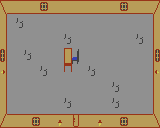

This is a level from a 2D game, rendered from its Tiled map with the project's own tilesets. A one-line summary and the map file follow, with tile-layer data summarised:
An orthogonal 20x8 tile map with 8x16 px tiles, 2 tile layers (Ground, Detail), 2 tilesets and 5 objects (Bed Legs, Bed, Fireplace, Chair, Door).

<map version="1.8" tiledversion="1.8.2" orientation="orthogonal" renderorder="right-down" width="20" height="8" tilewidth="8" tileheight="16" infinite="0" nextlayerid="4" nextobjectid="8">
 <properties>
  <property name="ID" type="int" value="5" />
 </properties>
 <tileset firstgid="1" source="IndoorTiles.tsx" />
 <tileset firstgid="129" source="IndoorDecals.tsx" />
 <layer id="1" name="Ground" width="20" height="8">
  <properties>
   <property name="Ground" type="bool" value="true" />
  </properties>
  <data>[160 cells, 160 non-empty, 21 distinct tile ids]</data>
 </layer>
 <layer id="2" name="Detail" width="20" height="8">
  <properties>
   <property name="Detail" type="bool" value="true" />
  </properties>
  <data>[160 cells, 1 non-empty, 1 distinct tile ids]</data>
 </layer>
 <objectgroup id="3" name="Objects">
  <object id="1" name="Bed Legs" gid="147" x="8" y="48" width="8" height="16" />
  <object id="2" name="Bed" gid="131" x="8" y="32" width="8" height="16" />
  <object id="3" name="Fireplace" gid="132" x="72" y="16" width="8" height="16" />
  <object id="4" name="Chair" gid="107" x="56" y="64" width="8" height="16" />
  <object id="7" name="Door" x="76" y="124">
   <properties>
    <property name="Entrance" value="Door" />
    <property name="Exit" value="Atsirav/PlayerHouse" />
   </properties>
   <point />
  </object>
 </objectgroup>
</map>
